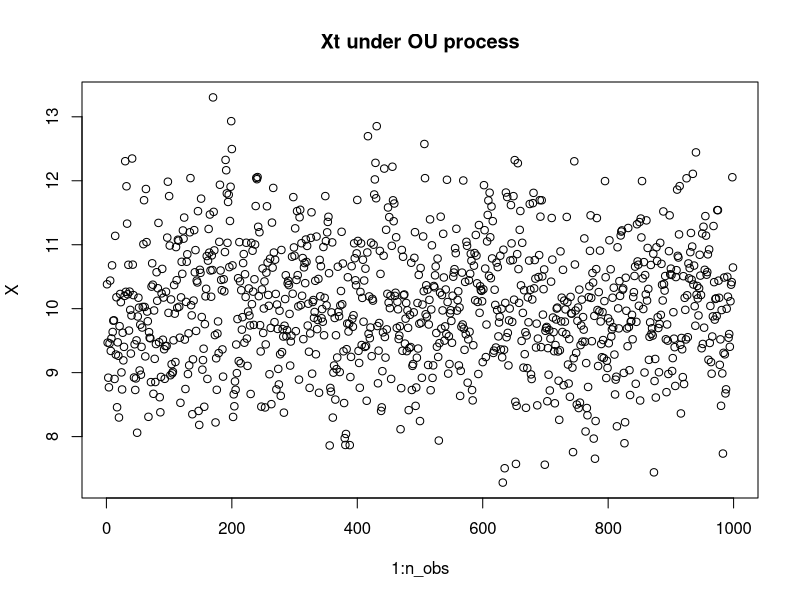

This chart was generated by the following R code:
## ---- chunk 1
knitr::opts_chunk$set(echo = TRUE)
## ---- chunk 2
multistart_result <-read.csv("multi_start_result.csv")
multistart_result[, c("num_multistart","rmse.omega","rmse.mu","rmse.tau",
                      "rmse.gamma","rmse.t","rmse.sigma")]
## ---- chunk 3
# TODO: use library
ou_sim <- function(gamma, mu, sigma, dt, n_obs, x0=mu) {
  tau <- sigma/sqrt(2*gamma) # stationary standard deviation
  if(missing(x0)) x0 <- rnorm(1, mean = mu, sd = tau)
  # generate efficiently using a one-step linear filter
  lrho <- -gamma * dt
  ou_sd <- tau * sqrt((1-exp(2 * lrho))) # conditional sd
  ou_filt <- exp(lrho) # filter coefficients
  z <- rnorm(n_obs, sd = ou_sd) # pre-generate normal draws
  Xt <- filter(x = z, filter = ou_filt,
               method = "recursive", init = x0 - mu)
  return(as.numeric(Xt + mu))
}

n_obs = 999
X <- ou_sim(gamma=1, mu=10, sigma=sqrt(2), dt=1, n_obs=999)
plot(1:n_obs, X, main="Xt under OU process")
## ---- chunk 4
sim1_result <- read.csv("sim1_result.csv")
sim1_result <- sim1_result[sim1_result["num_multistart"]==10,]
show_col <- c("beta0", "beta1", "n_obs", "theta.mu", "theta.t", "theta.tau",
              "rmse.mu", "rmse.t", "rmse.tau")
sim1_result <- sim1_result[with(sim1_result, order(-beta1, -beta0)),]
## ---- chunk 5
signif(sim1_result[sim1_result[,"gamma"]==1, show_col], 3)
## ---- chunk 6
signif(sim1_result[sim1_result[,"gamma"]==0.1, show_col], 3) 
## ---- chunk 7
signif(sim1_result[sim1_result[,"gamma"]==10, show_col], 3) 
## ---- chunk 8
sim2_OU_result <- read.csv("sim2_table1.csv", check.names=FALSE)
print(sim2_OU_result,row.names = FALSE)
## ---- chunk 9
sim2_BM_result <- read.csv("sim2_table2.csv", check.names=FALSE)
print(sim2_BM_result,row.names = FALSE)
## ---- chunk 10
# TODO: use ou_sim from package
ou_sim <- function(gamma, mu, sigma, dt, n_obs, x0=mu) {
  tau <- sigma/sqrt(2*gamma) # stationary standard deviation
  if(missing(x0)) x0 <- rnorm(1, mean = mu, sd = tau)
  # generate efficiently using a one-step linear filter
  lrho <- -gamma * dt
  ou_sd <- tau * sqrt((1-exp(2 * lrho))) # conditional sd
  ou_filt <- exp(lrho) # filter coefficients
  z <- rnorm(n_obs, sd = ou_sd) # pre-generate normal draws
  Xt <- filter(x = z, filter = ou_filt,
               method = "recursive", init = x0 - mu)
  return(as.numeric(Xt + mu))
}

sapply(c(0.1,1,10), function(gamma) {
  ou_X <- ou_sim(gamma=gamma, mu=10, sigma=sqrt(2*gamma), dt=1, n_obs=999)
  c(gamma=gamma, min=min(ou_X), mean=mean(ou_X), max=max(ou_X))
  })
## ---- chunk 11
# TODO: use package
y_sim <- function(X, beta0, beta1) {
  sapply(X, function(x) rpois(1, exp(beta0-beta1*x)))
}
ou_sim <- function(gamma, mu, sigma, dt, n_obs, x0=mu) {
  tau <- sigma/sqrt(2*gamma) # stationary standard deviation
  if(missing(x0)) x0 <- rnorm(1, mean = mu, sd = tau)
  # generate efficiently using a one-step linear filter
  lrho <- -gamma * dt
  ou_sd <- tau * sqrt((1-exp(2 * lrho))) # conditional sd
  ou_filt <- exp(lrho) # filter coefficients
  z <- rnorm(n_obs, sd = ou_sd) # pre-generate normal draws
  Xt <- filter(x = z, filter = ou_filt,
               method = "recursive", init = x0 - mu)
  return(as.numeric(Xt + mu))
}

vec_beta1 <- seq(0.1,1,by=0.1)
loglik <- sapply(vec_beta1, function(beta1) {
  beta0 <- 15
  X <- ou_sim(gamma=1, mu=10, sigma=sqrt(2), dt=1, n_obs=299)
  Y <- y_sim(X, beta0=beta0, beta1=beta1)
  sum(dpois(Y,exp(beta0-beta1*X), log=TRUE))
})
rbind(beta1=vec_beta1, loglik=loglik)
## ---- chunk 12
multistart_result <-read.csv("multi_start_result.csv")
multistart_result
## ---- chunk 13
sim1_cases <- read.csv("sim1_cases_new.csv")
sim1_cases
## ---- chunk 14
sim2_OU_cases <- read.csv('sim2_OU_cases.csv')
sim2_OU_cases
## ---- chunk 15
sim2_BM_cases <- read.csv('sim2_BM_cases.csv')
sim2_BM_cases
